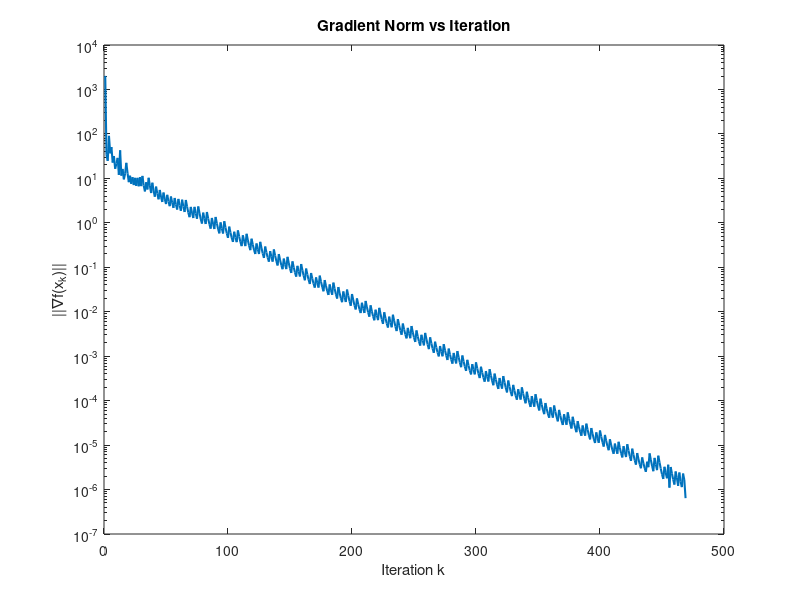
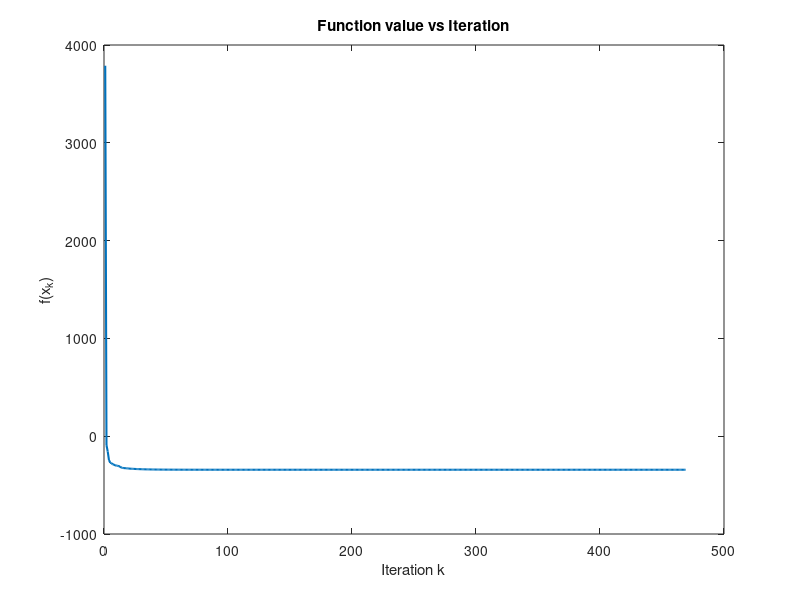

These figures' MATLAB source, in order:
% ------------------ Problem setting -----------------------

% x = [x(1), x(2)]
% x(1) = x
% x(2) = y

f = @(x) x(1)^2 - 5*x(1)*x(2) + x(2)^4 - 25*x(1) - 8*x(2);

grad_f = @(x) [2*x(1) - 5*x(2) - 25;
               -5*x(1) + 4*x(2)^3 - 8];

Hessian_f = @(x) [2, -5;
                  -5, 12*x(2)^2];

% ------------------- Initialization -----------------------

eta = 2.0;
epsilon = 1e-3;
tol = 1e-6;
alpha_init = 1.0;

max_iter = 500;
x_0 = [4; 8];   % x = [x, y]
x = x_0;     

f_vals = zeros(max_iter, 1);
grad_norms = zeros(max_iter, 1);

%------------ GD with Backtracking Line Search --------------

for k = 1: max_iter
    alpha = alpha_init;
    g = grad_f(x);
    d = -g;

    f_vals(k) = f(x);
    grad_norms(k) = norm(g);

    if norm(g) < tol
        break;
    end

    while f(x + alpha * d) > f(x) + epsilon * alpha * g' * d
        alpha = alpha / eta;
    end

    x = x + alpha * d;
end

%------------------------- Hessian Check --------------------------

x_star = x;
H = Hessian_f(x_star);
eigenvalues = eig(H);

fprintf('Initial point x_0: [%.1f, %.1f]\n', x_0(1), x_0(2));
fprintf('Initial alpha value: %.2f\n', alpha_init);
fprintf('Minimum point x*: (%.4f, %.4f)\n', x_star(1), x_star(2))
fprintf('Final alpha value: %.2f\n', alpha);
fprintf('Gradient norm at solution: %.2e\n', norm(grad_f(x_star)))
fprintf('Eigenvalues of Hessian: %.4f, %.4f\n', eigenvalues)

if all(eigenvalues > 0)
    disp('x* is a local minimum since Hessian is positive definite')
else
    disp('x* is not a stricy local minimum since Hessian is not positive definite')
end

%------------------------ Plot ------------------------------
f_vals = f_vals(1:k);
grad_norms = grad_norms(1:k);

figure;
semilogy(grad_norms, 'LineWidth', 1.5);
xlabel('Iteration k');
ylabel('||∇f(x_k)||');
title('Gradient Norm vs Iteration');

figure;
plot(f_vals, 'LineWidth', 1.5);
xlabel('Iteration k');
ylabel('f(x_k)');
title('Function value vs Iteration');